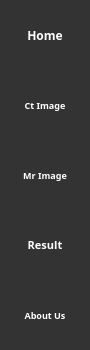
        <widget class="QFrame" name="frame_bottom_west">
         <property name="minimumSize">
          <size>
           <width>90</width>
           <height>0</height>
          </size>
         </property>
         <property name="maximumSize">
          <size>
           <width>90</width>
           <height>16777215</height>
          </size>
         </property>
         <property name="styleSheet">
          <string notr="true">background:rgb(51,51,51);</string>
         </property>
         <property name="frameShape">
          <enum>QFrame::NoFrame</enum>
         </property>
         <property name="frameShadow">
          <enum>QFrame::Plain</enum>
         </property>
         <layout class="QVBoxLayout" name="verticalLayout_3">
          <property name="spacing">
           <number>0</number>
          </property>
          <property name="leftMargin">
           <number>0</number>
          </property>
          <property name="topMargin">
           <number>0</number>
          </property>
          <property name="rightMargin">
           <number>0</number>
          </property>
          <property name="bottomMargin">
           <number>0</number>
          </property>
          <item>
           <widget class="QFrame" name="frame_home">
            <property name="minimumSize">
             <size>
              <width>80</width>
              <height>70</height>
             </size>
            </property>
            <property name="maximumSize">
             <size>
              <width>160</width>
              <height>70</height>
             </size>
            </property>
            <property name="frameShape">
             <enum>QFrame::NoFrame</enum>
            </property>
            <property name="frameShadow">
             <enum>QFrame::Plain</enum>
            </property>
            <layout class="QVBoxLayout" name="verticalLayout_4">
             <property name="spacing">
              <number>0</number>
             </property>
             <property name="leftMargin">
              <number>0</number>
             </property>
             <property name="topMargin">
              <number>0</number>
             </property>
             <property name="rightMargin">
              <number>0</number>
             </property>
             <property name="bottomMargin">
              <number>0</number>
             </property>
             <item>
              <widget class="QPushButton" name="pushButton">
               <property name="minimumSize">
                <size>
                 <width>80</width>
                 <height>70</height>
                </size>
               </property>
               <property name="maximumSize">
                <size>
                 <width>160</width>
                 <height>70</height>
                </size>
               </property>
               <property name="font">
                <font>
                 <family>Segoe UI Black</family>
                 <pointsize>9</pointsize>
                 <weight>75</weight>
                 <bold>true</bold>
                </font>
               </property>
               <property name="styleSheet">
                <string notr="true">QPushButton {
	border: none;
	background-color: rgba(0,0,0,0);
	color: white;
}
QPushButton:hover {
	background-color: rgb(91,90,90);
}
QPushButton:pressed {	
	background-color: rgba(0,0,0,0);
}</string>
               </property>
               <property name="text">
                <string>Home</string>
               </property>
               <property name="icon">
                <iconset>
                 <normaloff>icons/homeAsset 46.png</normaloff>icons/homeAsset 46.png</iconset>
               </property>
               <property name="iconSize">
                <size>
                 <width>45</width>
                 <height>45</height>
                </size>
               </property>
              </widget>
             </item>
            </layout>
           </widget>
          </item>
          <item>
           <widget class="QFrame" name="fram_ct_show">
            <property name="minimumSize">
             <size>
              <width>80</width>
              <height>70</height>
             </size>
            </property>
            <property name="maximumSize">
             <size>
              <width>165</width>
              <height>70</height>
             </size>
            </property>
            <property name="frameShape">
             <enum>QFrame::NoFrame</enum>
            </property>
            <property name="frameShadow">
             <enum>QFrame::Plain</enum>
            </property>
            <layout class="QHBoxLayout" name="horizontalLayout_15">
             <property name="spacing">
              <number>0</number>
             </property>
             <property name="leftMargin">
              <number>0</number>
             </property>
             <property name="topMargin">
              <number>0</number>
             </property>
             <property name="rightMargin">
              <number>0</number>
             </property>
             <property name="bottomMargin">
              <number>0</number>
             </property>
             <item>
              <widget class="QPushButton" name="btn_ct_show">
               <property name="minimumSize">
                <size>
                 <width>80</width>
                 <height>70</height>
                </size>
               </property>
               <property name="maximumSize">
                <size>
                 <width>160</width>
                 <height>70</height>
                </size>
               </property>
               <property name="font">
                <font>
                 <family>Segoe UI Black</family>
                 <pointsize>7</pointsize>
                 <weight>75</weight>
                 <bold>true</bold>
                </font>
               </property>
               <property name="toolTip">
                <string>Home</string>
               </property>
               <property name="layoutDirection">
                <enum>Qt::LeftToRight</enum>
               </property>
               <property name="autoFillBackground">
                <bool>false</bool>
               </property>
               <property name="styleSheet">
                <string notr="true">QPushButton {
	border: none;
	background-color: rgba(0,0,0,0);
	color: white;
}
QPushButton:hover {
	background-color: rgb(91,90,90);
}
QPushButton:pressed {	
	background-color: rgba(0,0,0,0);
}</string>
               </property>
               <property name="text">
                <string>Ct Image</string>
               </property>
               <property name="icon">
                <iconset>
                 <normaloff>icons/ctIcon.png</normaloff>icons/ctIcon.png</iconset>
               </property>
               <property name="iconSize">
                <size>
                 <width>40</width>
                 <height>40</height>
                </size>
               </property>
               <property name="flat">
                <bool>true</bool>
               </property>
              </widget>
             </item>
            </layout>
           </widget>
          </item>
          <item>
           <widget class="QFrame" name="frame_mr_show">
            <property name="minimumSize">
             <size>
              <width>80</width>
              <height>70</height>
             </size>
            </property>
            <property name="maximumSize">
             <size>
              <width>160</width>
              <height>70</height>
             </size>
            </property>
            <property name="frameShape">
             <enum>QFrame::NoFrame</enum>
            </property>
            <property name="frameShadow">
             <enum>QFrame::Plain</enum>
            </property>
            <layout class="QHBoxLayout" name="horizontalLayout_16">
             <property name="spacing">
              <number>0</number>
             </property>
             <property name="leftMargin">
              <number>0</number>
             </property>
             <property name="topMargin">
              <number>0</number>
             </property>
             <property name="rightMargin">
              <number>0</number>
             </property>
             <property name="bottomMargin">
              <number>0</number>
             </property>
             <item>
              <widget class="QPushButton" name="btn_mr_show">
               <property name="minimumSize">
                <size>
                 <width>80</width>
                 <height>70</height>
                </size>
               </property>
               <property name="maximumSize">
                <size>
                 <width>160</width>
                 <height>70</height>
                </size>
               </property>
               <property name="font">
                <font>
                 <family>Segoe UI Black</family>
                 <pointsize>7</pointsize>
                 <weight>75</weight>
                 <bold>true</bold>
                </font>
               </property>
               <property name="toolTip">
                <string>Bug</string>
               </property>
               <property name="styleSheet">
                <string notr="true">QPushButton {
	border: none;
	background-color: rgba(0,0,0,0);
	color: white;
}
QPushButton:hover {
	background-color: rgb(91,90,90);
}
QPushButton:pressed {	
	background-color: rgba(0,0,0,0);
}</string>
               </property>
               <property name="text">
                <string>Mr Image</string>
               </property>
               <property name="icon">
                <iconset>
                 <normaloff>icons/mrIcon.png</normaloff>icons/mrIcon.png</iconset>
               </property>
               <property name="iconSize">
                <size>
                 <width>40</width>
                 <height>40</height>
                </size>
               </property>
               <property name="flat">
                <bool>true</bool>
               </property>
              </widget>
             </item>
            </layout>
           </widget>
          </item>
          <item>
           <widget class="QFrame" name="frame_result_show">
            <property name="minimumSize">
             <size>
              <width>80</width>
              <height>70</height>
             </size>
            </property>
            <property name="maximumSize">
             <size>
              <width>160</width>
              <height>70</height>
             </size>
            </property>
            <property name="frameShape">
             <enum>QFrame::NoFrame</enum>
            </property>
            <property name="frameShadow">
             <enum>QFrame::Plain</enum>
            </property>
            <layout class="QHBoxLayout" name="horizontalLayout_17">
             <property name="spacing">
              <number>0</number>
             </property>
             <property name="leftMargin">
              <number>0</number>
             </property>
             <property name="topMargin">
              <number>0</number>
             </property>
             <property name="rightMargin">
              <number>0</number>
             </property>
             <property name="bottomMargin">
              <number>0</number>
             </property>
             <item>
              <widget class="QPushButton" name="btn_result_show">
               <property name="minimumSize">
                <size>
                 <width>80</width>
                 <height>70</height>
                </size>
               </property>
               <property name="maximumSize">
                <size>
                 <width>160</width>
                 <height>70</height>
                </size>
               </property>
               <property name="font">
                <font>
                 <family>Segoe UI Black</family>
                 <pointsize>8</pointsize>
                 <weight>75</weight>
                 <bold>true</bold>
                </font>
               </property>
               <property name="toolTip">
                <string>Cloud</string>
               </property>
               <property name="styleSheet">
                <string notr="true">QPushButton {
	border: none;
	background-color: rgba(0,0,0,0);
	color: white;
}
QPushButton:hover {
	background-color: rgb(91,90,90);
}
QPushButton:pressed {	
	background-color: rgba(0,0,0,0);
}</string>
               </property>
               <property name="text">
                <string>Result</string>
               </property>
               <property name="icon">
                <iconset>
                 <normaloff>icons/resultIcon.png</normaloff>icons/resultIcon.png</iconset>
               </property>
               <property name="iconSize">
                <size>
                 <width>45</width>
                 <height>45</height>
                </size>
               </property>
               <property name="flat">
                <bool>true</bool>
               </property>
              </widget>
             </item>
            </layout>
           </widget>
          </item>
          <item>
           <widget class="QFrame" name="frame_about_us">
            <property name="minimumSize">
             <size>
              <width>80</width>
              <height>65</height>
             </size>
            </property>
            <property name="maximumSize">
             <size>
              <width>160</width>
              <height>70</height>
             </size>
            </property>
            <property name="frameShape">
             <enum>QFrame::NoFrame</enum>
            </property>
            <property name="frameShadow">
             <enum>QFrame::Plain</enum>
            </property>
            <layout class="QHBoxLayout" name="horizontalLayout_18">
             <property name="spacing">
              <number>0</number>
             </property>
             <property name="leftMargin">
              <number>0</number>
             </property>
             <property name="topMargin">
              <number>0</number>
             </property>
             <property name="rightMargin">
              <number>0</number>
             </property>
             <property name="bottomMargin">
              <number>0</number>
             </property>
             <item>
              <widget class="QPushButton" name="btn_about_show">
               <property name="minimumSize">
                <size>
                 <width>80</width>
                 <height>70</height>
                </size>
               </property>
               <property name="maximumSize">
                <size>
                 <width>160</width>
                 <height>70</height>
                </size>
               </property>
               <property name="font">
                <font>
                 <family>Segoe UI Black</family>
                 <pointsize>7</pointsize>
                 <weight>75</weight>
                 <bold>true</bold>
                </font>
               </property>
               <property name="toolTip">
                <string>Android</string>
               </property>
               <property name="styleSheet">
                <string notr="true">QPushButton {
	border: none;
	background-color: rgba(0,0,0,0);
	color: white;
}
QPushButton:hover {
	background-color: rgb(91,90,90);
}
QPushButton:pressed {	
	background-color: rgba(0,0,0,0);
}</string>
               </property>
               <property name="text">
                <string>About Us</string>
               </property>
               <property name="icon">
                <iconset>
                 <normaloff>icons/aboutIconv2.png</normaloff>icons/aboutIconv2.png</iconset>
               </property>
               <property name="iconSize">
                <size>
                 <width>38</width>
                 <height>38</height>
                </size>
               </property>
               <property name="flat">
                <bool>true</bool>
               </property>
              </widget>
             </item>
            </layout>
           </widget>
          </item>
         </layout>
        </widget>
